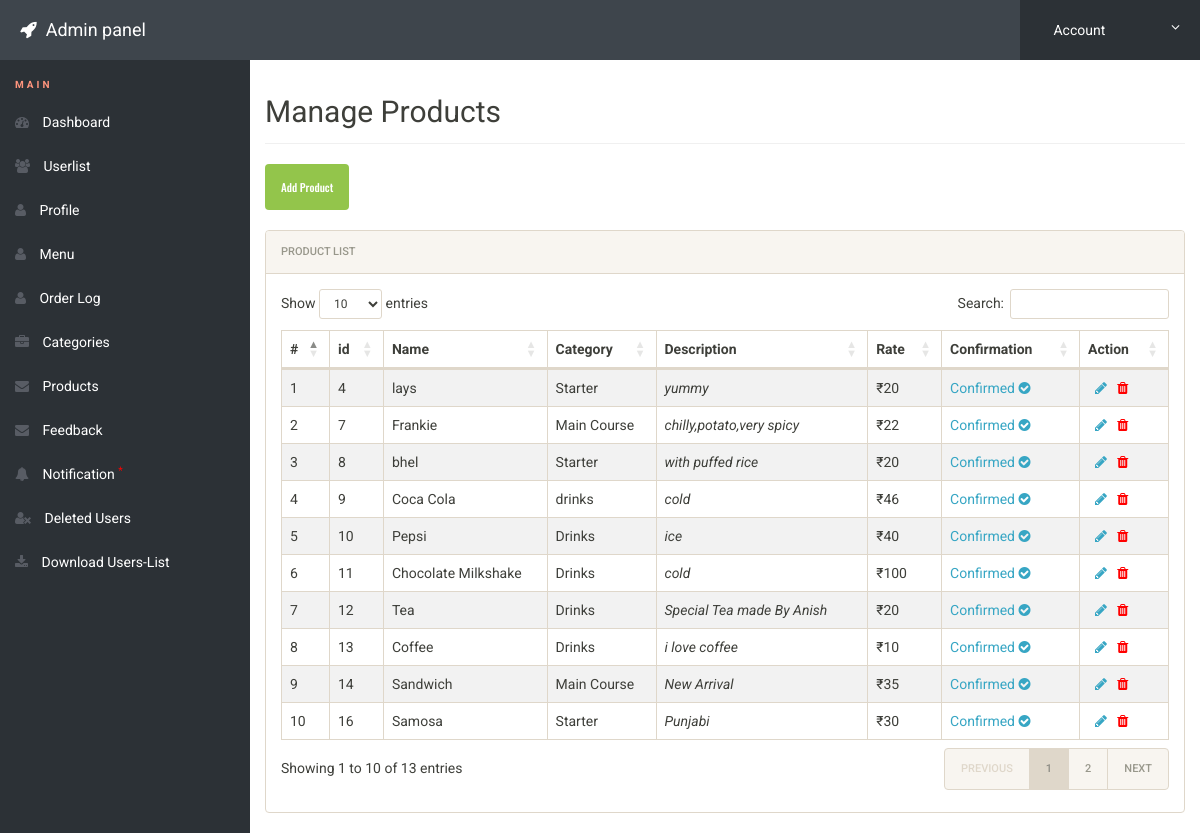
The page /admin/prodlist.php (signed in) on the database its author committed.
### tables this page shows
CREATE TABLE `items` (
  `pid` int(11) NOT NULL,
  `cid` varchar(11) NOT NULL,
  `cname` varchar(15) NOT NULL,
  `name` varchar(20) NOT NULL,
  `rate` varchar(11) NOT NULL,
  `description` varchar(200) NOT NULL,
  `status` varchar(11) NOT NULL
);

### admin/prodlist.php (the view, shortened to what this page needs)
<?php
include('includes/config.php');
if(strlen($_SESSION['alogin'])==0)
	{
header('location:index.php');
}
else{
 ?>
<!doctype html>
<html lang="en" class="no-js">
<head>
	<link rel="stylesheet" href="css/font-awesome.min.css">
	<link rel="stylesheet" href="css/bootstrap.min.css">
	<link rel="stylesheet" href="https://cdn.datatables.net/1.10.19/css/dataTables.bootstrap4.min.css">
	<link rel="stylesheet" href="css/bootstrap-social.css">
	<link rel="stylesheet" href="css/bootstrap-select.css">
	<link rel="stylesheet" href="css/fileinput.min.css">
	<link rel="stylesheet" href="css/awesome-bootstrap-checkbox.css">
	<link rel="stylesheet" href="css/style.css">
</head>
<body>
	<?php include('includes/header.php');?>
	<div class="ts-main-content">
		<?php include('includes/leftbar.php');?>
		<div class="content-wrapper">
			<div class="container-fluid">
				<div class="row">
					<div class="col-md-12">
						<h2 class="page-title">Manage Products</h2>
<a href="addprod.php" class="btn btn-success" role="button">Add Product</a>
<br>
  <br>
						<div class="panel panel-default">
							<div class="panel-heading">Product List</div>
							<div class="panel-body">
								<table id="zctb" class="display table table-striped table-bordered table-hover" cellspacing="0" width="100%">
									<thead>
										<tr>
										<th>#</th>
												<th>id</th>
                                                <th>Name</th>
                                                <th>Category</th>
                                                <th>Description</th>
                                                <th>Rate</th>
                                                 <th>Confirmation</th>
											<th>Action</th>
										</tr>
									</thead>
									<tbody>
<?php $sql = "SELECT * from  items ";
$query = $dbh -> prepare($sql);
$query->execute();
$results=$query->fetchAll(PDO::FETCH_OBJ);
$cnt=1;
if($query->rowCount() > 0)
{
foreach($results as $result)
{				?>
										<tr>
											<td><?php echo htmlentities($cnt);?></td>
										<td><?php echo htmlentities($result->pid);?></td>
                                            <td><?php echo htmlentities($result->name);?></td>
                                            <td><?php echo htmlentities($result->cname);?></td>
                                            <td><i><?php echo htmlentities($result->description);?></i></td>
                                            <td>₹<?php echo htmlentities($result->rate);?></td>
                                            <td>
                                            <?php if($result->status == 1)
                                                    {?>
                                                    <a href="prodlist.php?confirm=<?php echo htmlentities($result->pid);?>" onclick="return confirm('Do you really want to Un-Confirm the Account')">Confirmed <i class="fa fa-check-circle"></i></a>
                                                    <?php } else {?>
                                                    <a href="prodlist.php?unconfirm=<?php echo htmlentities($result->pid);?>" onclick="return confirm('Do you really want to Confirm the Account')">Un-Confirmed <i class="fa fa-times-circle"></i></a>
                                                    <?php } ?>
</td>
<td>
<a href="editprod.php?edit=<?php echo $result->pid;?>" onclick="return confirm('Do you want to Edit');">&nbsp; <i class="fa fa-pencil"></i></a>&nbsp;&nbsp;
<a href="prodlist.php?del=<?php echo $result->pid;?>&name=<?php echo htmlentities($result->name);?>" onclick="return confirm('Do you want to Delete');"><i class="fa fa-trash" style="color:red"></i></a>&nbsp;&nbsp;
</td>
										</tr>
										<?php $cnt=$cnt+1; }} ?>
									</tbody>
								</table>
							</div>
						</div>
					</div>
				</div>
			</div>
		</div>
	</div>
</body>
</html>
<?php } ?>

### admin/css/style.css (style rules this page uses)
html { font-size: 14px; }
@media only screen and (min-width: 480px) { html { font-size: 17px; } }
@media only screen and (min-width: 768px) { html { font-size: 14px; } }
body { font-size: 1em; }
a { color: #37a6c4; }
.btn { font-family: 'Oswald', sans-serif; }
.panel { overflow: hidden; }
.btn { text-transform: none; }
.page-title { padding-bottom: 15px; margin-bottom: 20px; border-bottom: 1px solid #f0f0f0; }
.ts-main-content .content-wrapper { padding-top: 15px; margin-top: 60px; }
@media only screen and (min-width: 992px) { .ts-main-content .content-wrapper { margin-left: 250px; } }

### rows shown on the page
items: pid "4", name "lays", cname "Starter", description "yummy", rate "20"
items: pid "7", name "Frankie", cname "Main Course", description "chilly,potato,very spicy", rate "22"
items: pid "8", name "bhel", cname "Starter", description "with puffed rice", rate "20"
items: pid "9", name "Coca Cola", cname "drinks", description "cold", rate "46"
items: pid "10", name "Pepsi", cname "Drinks", description "ice", rate "40"
items: pid "11", name "Chocolate Milkshake", cname "Drinks", description "cold", rate "100"
items: pid "12", name "Tea", cname "Drinks", description "Special Tea made By Anish", rate "20"
items: pid "13", name "Coffee", cname "Drinks", description "i love coffee", rate "10"
items: pid "14", name "Sandwich", cname "Main Course", description "New Arrival", rate "35"
items: pid "16", name "Samosa", cname "Starter", description "Punjabi", rate "30"
